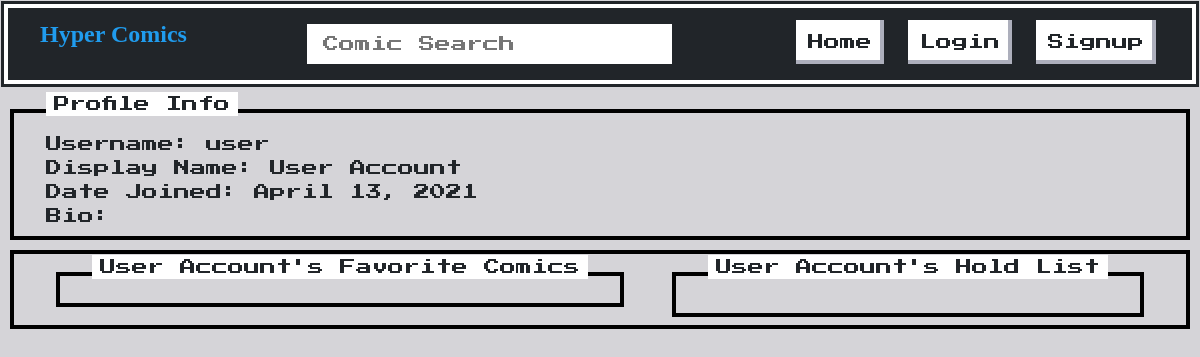
/profile/user/, run on the app's committed database.
### ComicBaseApp/models.py (models this page shows, shortened)
class ComicUser(AbstractUser):
    display_name = models.CharField(max_length=50, null=True, blank=True)
    bio = models.TextField()
    favorites = models.ManyToManyField('ComicBook', blank=True, related_name='favorites')
    holds = models.ManyToManyField('Hold', blank=True, related_name='holds')
    created_date = models.DateField(default=datetime.date.today)
    REQUIRED_FIELDS = ['display_name', 'bio','created_date']

### ComicBaseApp/views.py (the view)
# urls.py: path("profile/<str:username>/", profile_view, name="profile_view"),
def profile_view(request, username):
    user = ComicUser.objects.get(username=username)
    hold_books = []
    for hold in user.holds.values():
        hold_books.append(ComicBook.objects.get(id=hold['comicbook_id']))
    return render(request, "profile.html", {"user": user, "holds": hold_books})

### templates/profile.html (shortened to what this page needs)
{% extends "base.html" %} {% block content %}
<div class="nes-container with-title">
  <span class="title">Profile Info</span>
  Username: {{user.username}} <br />
  Display Name: {{user.display_name}}<br />
  Date Joined: {{user.created_date}}<br />
  <div>Bio: {{user.bio}}</div>
</div>
<div class="nes-container profilebox">
  <div class="nes-container with-title">
    <span class="title">{{user.display_name}}'s Favorite Comics</span>
              </div>
              <div class="nes-container with-title">
    <span class="title">{{user.display_name}}'s Hold List</span>
              </div>
          </div>
                {% endblock %}

### ComicBaseApp/static/css/main.css (style rules this page uses)
:root { box-sizing: border-box; font-family: SuperLegendBoy; }
body { background: #d5d4d8; }
.nes-container { margin: 10px; }
nav, .nes-container { padding: 0.5rem 2rem; }
.profilebox { display: flex; flex-direction: row; justify-content: space-between; }

### data on the page
ComicUser: username "user", display_name "User Account", created_date "April 13, 2021"
